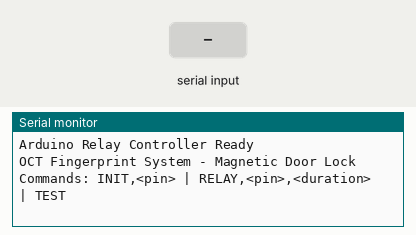
Recording of a sketch running on a simulated Arduino Uno, built with avr-gcc and run on an emulated ATmega328P. On the bench: the last lines printed to the serial monitor. The inputs (shaded band) are chosen by the test bench.

Above: at 1.2 s.
1.3 s: "TEST,1\n" received over Serial
At 2.5 s:
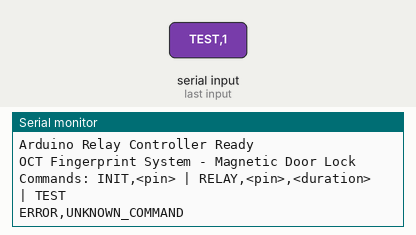
2.8 s: "INIT,\n" received over Serial
At 3.7 s:
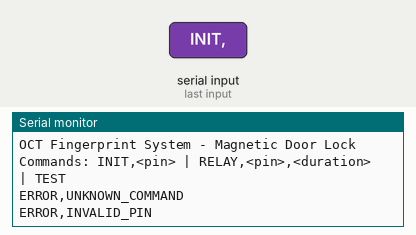
4.3 s: "RELAY,\n" received over Serial
At 4.9 s:
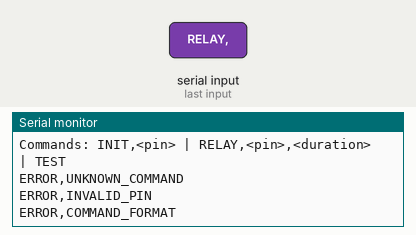
5.8 s: "TEST\n" received over Serial
At 7.0 s:
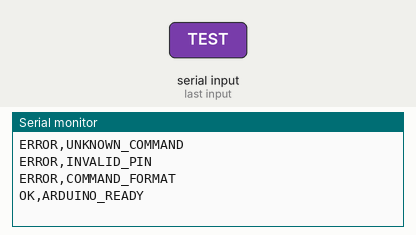
7.3 s: "STATUS\n" received over Serial
At 8.4 s:
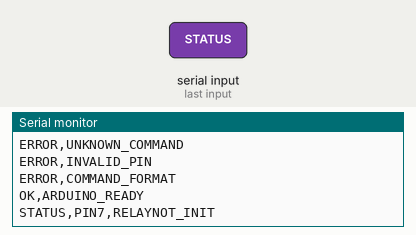
8.8 s: "RELAY,,45\n" received over Serial
At 9.6 s:
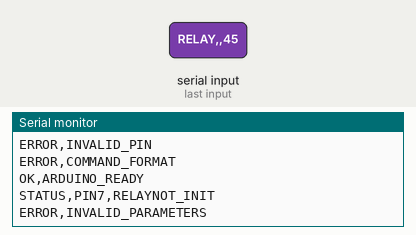

The sketch:

arduino_door_controller_updated.ino
```cpp
/*
  Arduino Uno Relay Controller for OCT Fingerprint System

  This sketch controls a relay to open a magnetic door lock
  when receiving commands from the OCT fingerprint system.

  Commands:
  - INIT,<pin>     : Initialize relay on specified pin
  - RELAY,<pin>,<duration> : Activate relay for specified duration
  - TEST           : Test communication

  Hardware:
  - Arduino Uno
  - Relay Module (5V)
  - Magnetic Door Lock (12V DC)

  Connections:
  - Relay IN pin -> Digital Pin (default: 7)
  - Relay VCC -> 5V
  - Relay GND -> GND
  - Relay COM -> +12V (Power Supply)
  - Relay NO  -> Magnetic Lock +
  - Magnetic Lock - -> GND (Power Supply)
*/

int relayPin = 7;  // Default relay pin
bool relayInitialized = false;

void setup() {
  Serial.begin(9600);
  Serial.println("Arduino Relay Controller Ready");
  Serial.println("OCT Fingerprint System - Magnetic Door Lock");
  Serial.println("Commands: INIT,<pin> | RELAY,<pin>,<duration> | TEST");
}

void loop() {
  if (Serial.available()) {
    String command = Serial.readStringUntil('\n');
    command.trim();

    if (command.startsWith("INIT,")) {
      // Initialize relay pin
      int pin = command.substring(5).toInt();
      if (pin >= 2 && pin <= 13) {
        relayPin = pin;
        pinMode(relayPin, OUTPUT);
        digitalWrite(relayPin, LOW);  // Relay off (door locked)
        relayInitialized = true;
        Serial.println("READY,PIN" + String(relayPin));
      } else {
        Serial.println("ERROR,INVALID_PIN");
      }
    }
    else if (command.startsWith("RELAY,")) {
      // Control relay: RELAY,pin,duration
      int firstComma = command.indexOf(',');
      int secondComma = command.indexOf(',', firstComma + 1);

      if (firstComma > 0 && secondComma > firstComma) {
        int pin = command.substring(firstComma + 1, secondComma).toInt();
        int duration = command.substring(secondComma + 1).toInt();

        if (pin >= 2 && pin <= 13 && duration >= 1 && duration <= 10) {
          // Update pin if different
          if (pin != relayPin) {
            relayPin = pin;
            pinMode(relayPin, OUTPUT);
            digitalWrite(relayPin, LOW);
          }

          // Activate relay (open door)
          digitalWrite(relayPin, HIGH);
          Serial.println("RELAY_ON,PIN" + String(relayPin) + ",DURATION" + String(duration));

          // Keep relay on for specified duration
          delay(duration * 1000);

          // Deactivate relay (lock door)
          digitalWrite(relayPin, LOW);
          Serial.println("RELAY_OFF,DOOR_LOCKED");
        } else {
          Serial.println("ERROR,INVALID_PARAMETERS");
        }
      } else {
        Serial.println("ERROR,COMMAND_FORMAT");
      }
    }
    else if (command == "TEST") {
      // Test communication
      Serial.println("OK,ARDUINO_READY");
    }
    else if (command == "STATUS") {
      // Get status
      Serial.println("STATUS,PIN" + String(relayPin) + ",RELAY" + (relayInitialized ? "INIT" : "NOT_INIT"));
    }
    else {
      Serial.println("ERROR,UNKNOWN_COMMAND");
    }
  }
}

/*
Example Communication:

PC -> Arduino: INIT,7
Arduino -> PC: READY,PIN7

PC -> Arduino: RELAY,7,3
Arduino -> PC: RELAY_ON,PIN7,DURATION3
(Wait 3 seconds)
Arduino -> PC: RELAY_OFF,DOOR_LOCKED

PC -> Arduino: TEST
Arduino -> PC: OK,ARDUINO_READY

Connection Diagram:

Arduino Uno          Relay Module         Power Supply (12V)    Magnetic Lock
-----------          ------------         ------------------    -------------
Digital Pin 7  -->   IN                   +12V          -->    COM
5V            -->    VCC                  GND           -->    Lock (-)
GND           -->    GND
                     COM           <--    +12V
                     NO            -->    Lock (+)

Notes:
- Use a separate 12V power supply for the magnetic lock
- Make sure Arduino and 12V supply share common ground
- Relay should be rated for 12V DC load current
- Test with LED first before connecting actual magnetic lock
*/
```

Measured:
- after the input at 1.3 s, the serial monitor: prints a new line at once (image 1)
- after the input at 2.8 s, the serial monitor: prints a new line at once (image 2)
- after the input at 4.3 s, the serial monitor: prints a new line at once (image 3)
- after the input at 5.8 s, the serial monitor: prints a new line at once (image 4)
- after the input at 7.3 s, the serial monitor: prints a new line at once (image 5)
- after the input at 8.8 s, the serial monitor: prints a new line at once (image 6)
